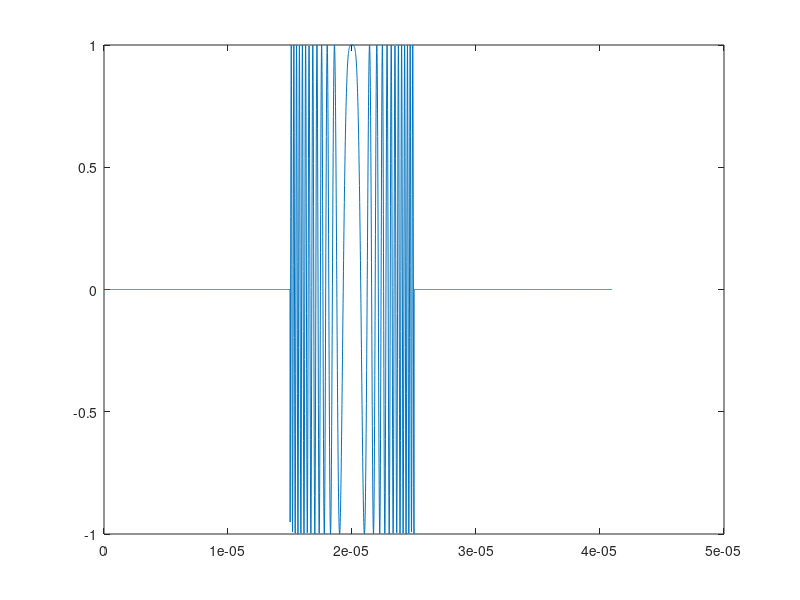
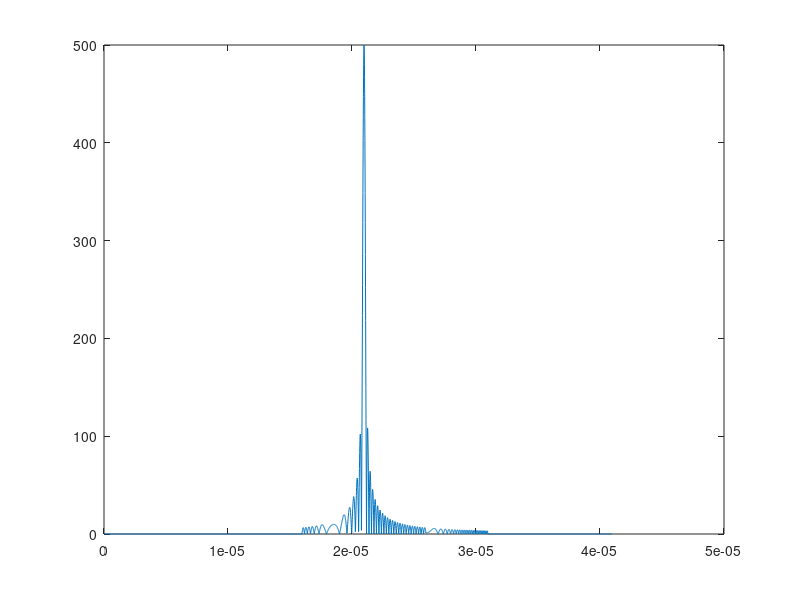

Source code (MATLAB) for these figures, in order:
clc;
clear all;
close all;
f0 = 10e9;
B = 10e6;
Tp = 10e-6;
fs = 100e6;
R = 3000;
c = 3e8;
N = 4096;
b = B/Tp;
tt = 2*R/c;
t = (0:N)/fs;
s0 = rectpuls(t,Tp).*exp(1i*pi*b*(t).^2);
sb = rectpuls(t-tt,Tp).*exp(1i*pi*b*(t-tt).^2)*exp(-2i*pi*f0*tt);
S0 = fft(s0);
SB = fft(sb);
SS = ifft(S0.*conj(SB));
figure(1);
plot(t,real(sb));
figure(2);
plot(t,abs(SS));